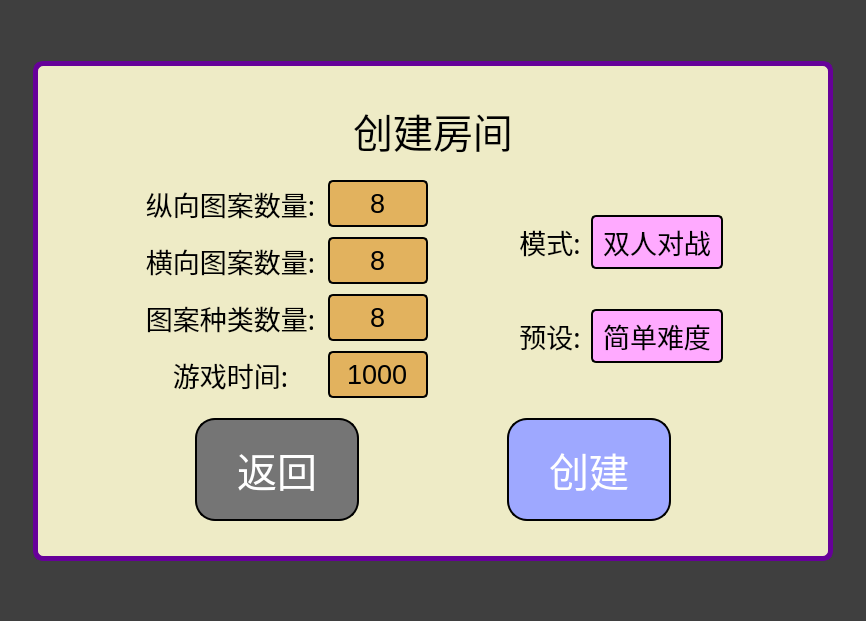
<?xml version="1.0" encoding="UTF-8"?>
<ui version="4.0">
 <class>CreateRoomWindowClass</class>
 <widget class="QWidget" name="CreateRoomWindowClass">
  <property name="geometry">
   <rect>
    <x>0</x>
    <y>0</y>
    <width>866</width>
    <height>621</height>
   </rect>
  </property>
  <property name="windowTitle">
   <string>CreateRoomWindow</string>
  </property>
  <property name="styleSheet">
   <string notr="true">background-color: rgba(0, 0, 0, 128);</string>
  </property>
  <layout class="QHBoxLayout" name="horizontalLayout_10">
   <property name="spacing">
    <number>0</number>
   </property>
   <property name="leftMargin">
    <number>0</number>
   </property>
   <property name="topMargin">
    <number>0</number>
   </property>
   <property name="rightMargin">
    <number>0</number>
   </property>
   <property name="bottomMargin">
    <number>0</number>
   </property>
   <item>
    <spacer name="horizontalSpacer_6">
     <property name="orientation">
      <enum>Qt::Horizontal</enum>
     </property>
     <property name="sizeHint" stdset="0">
      <size>
       <width>29</width>
       <height>20</height>
      </size>
     </property>
    </spacer>
   </item>
   <item>
    <layout class="QVBoxLayout" name="verticalLayout_5">
     <item>
      <spacer name="verticalSpacer_6">
       <property name="orientation">
        <enum>Qt::Vertical</enum>
       </property>
       <property name="sizeHint" stdset="0">
        <size>
         <width>20</width>
         <height>40</height>
        </size>
       </property>
      </spacer>
     </item>
     <item>
      <widget class="QWidget" name="widget" native="true">
       <property name="sizePolicy">
        <sizepolicy hsizetype="Fixed" vsizetype="Fixed">
         <horstretch>0</horstretch>
         <verstretch>0</verstretch>
        </sizepolicy>
       </property>
       <property name="minimumSize">
        <size>
         <width>800</width>
         <height>500</height>
        </size>
       </property>
       <property name="maximumSize">
        <size>
         <width>800</width>
         <height>500</height>
        </size>
       </property>
       <property name="styleSheet">
        <string notr="true">QWidget {
	background-color: rgb(238, 235, 198);
}
QWidget#widget {
	border: 5px solid rgb(102, 0, 153);
	border-radius: 10px;
}</string>
       </property>
       <layout class="QVBoxLayout" name="verticalLayout_4">
        <property name="spacing">
         <number>20</number>
        </property>
        <property name="leftMargin">
         <number>20</number>
        </property>
        <property name="topMargin">
         <number>40</number>
        </property>
        <property name="rightMargin">
         <number>20</number>
        </property>
        <property name="bottomMargin">
         <number>40</number>
        </property>
        <item>
         <widget class="QLabel" name="label_2">
          <property name="font">
           <font>
            <family>Minecraft AE</family>
            <pointsize>30</pointsize>
           </font>
          </property>
          <property name="styleSheet">
           <string notr="true"/>
          </property>
          <property name="text">
           <string>创建房间</string>
          </property>
          <property name="alignment">
           <set>Qt::AlignCenter</set>
          </property>
         </widget>
        </item>
        <item>
         <layout class="QHBoxLayout" name="horizontalLayout_7" stretch="1,0,1,0,1">
          <property name="spacing">
           <number>0</number>
          </property>
          <item>
           <spacer name="horizontalSpacer">
            <property name="orientation">
             <enum>Qt::Horizontal</enum>
            </property>
            <property name="sizeHint" stdset="0">
             <size>
              <width>40</width>
              <height>20</height>
             </size>
            </property>
           </spacer>
          </item>
          <item>
           <layout class="QVBoxLayout" name="verticalLayout">
            <property name="spacing">
             <number>0</number>
            </property>
            <item>
             <spacer name="verticalSpacer_2">
              <property name="orientation">
               <enum>Qt::Vertical</enum>
              </property>
              <property name="sizeHint" stdset="0">
               <size>
                <width>20</width>
                <height>40</height>
               </size>
              </property>
             </spacer>
            </item>
            <item>
             <widget class="QWidget" name="verticalWidget" native="true">
              <property name="sizePolicy">
               <sizepolicy hsizetype="MinimumExpanding" vsizetype="Preferred">
                <horstretch>0</horstretch>
                <verstretch>0</verstretch>
               </sizepolicy>
              </property>
              <property name="maximumSize">
               <size>
                <width>16777215</width>
                <height>16777215</height>
               </size>
              </property>
              <layout class="QVBoxLayout" name="verticalLayout_2">
               <property name="spacing">
                <number>10</number>
               </property>
               <property name="leftMargin">
                <number>0</number>
               </property>
               <property name="topMargin">
                <number>0</number>
               </property>
               <property name="rightMargin">
                <number>0</number>
               </property>
               <property name="bottomMargin">
                <number>0</number>
               </property>
               <item>
                <layout class="QHBoxLayout" name="horizontalLayout_3">
                 <property name="spacing">
                  <number>10</number>
                 </property>
                 <item>
                  <widget class="QLabel" name="label_5">
                   <property name="sizePolicy">
                    <sizepolicy hsizetype="Fixed" vsizetype="Preferred">
                     <horstretch>0</horstretch>
                     <verstretch>0</verstretch>
                    </sizepolicy>
                   </property>
                   <property name="minimumSize">
                    <size>
                     <width>175</width>
                     <height>0</height>
                    </size>
                   </property>
                   <property name="maximumSize">
                    <size>
                     <width>175</width>
                     <height>16777215</height>
                    </size>
                   </property>
                   <property name="font">
                    <font>
                     <family>Minecraft AE</family>
                     <pointsize>20</pointsize>
                    </font>
                   </property>
                   <property name="styleSheet">
                    <string notr="true"/>
                   </property>
                   <property name="text">
                    <string>纵向图案数量:</string>
                   </property>
                   <property name="alignment">
                    <set>Qt::AlignCenter</set>
                   </property>
                  </widget>
                 </item>
                 <item>
                  <widget class="QLineEdit" name="widthInput">
                   <property name="sizePolicy">
                    <sizepolicy hsizetype="Fixed" vsizetype="Fixed">
                     <horstretch>0</horstretch>
                     <verstretch>0</verstretch>
                    </sizepolicy>
                   </property>
                   <property name="minimumSize">
                    <size>
                     <width>100</width>
                     <height>0</height>
                    </size>
                   </property>
                   <property name="maximumSize">
                    <size>
                     <width>100</width>
                     <height>16777215</height>
                    </size>
                   </property>
                   <property name="font">
                    <font>
                     <pointsize>20</pointsize>
                    </font>
                   </property>
                   <property name="styleSheet">
                    <string notr="true">QLineEdit {
	background-color: rgb(226, 178, 94);
	border: 2px solid rgb(0, 0, 0);
	border-radius: 5px;
	padding: 5px 10px 5px 10px;
}
QLineEdit:hover {
	background-color: rgb(255, 218, 125);
}</string>
                   </property>
                   <property name="text">
                    <string>8</string>
                   </property>
                   <property name="alignment">
                    <set>Qt::AlignCenter</set>
                   </property>
                  </widget>
                 </item>
                </layout>
               </item>
               <item>
                <layout class="QHBoxLayout" name="horizontalLayout">
                 <property name="spacing">
                  <number>10</number>
                 </property>
                 <item>
                  <widget class="QLabel" name="label">
                   <property name="sizePolicy">
                    <sizepolicy hsizetype="Fixed" vsizetype="Preferred">
                     <horstretch>0</horstretch>
                     <verstretch>0</verstretch>
                    </sizepolicy>
                   </property>
                   <property name="minimumSize">
                    <size>
                     <width>175</width>
                     <height>0</height>
                    </size>
                   </property>
                   <property name="maximumSize">
                    <size>
                     <width>175</width>
                     <height>16777215</height>
                    </size>
                   </property>
                   <property name="font">
                    <font>
                     <family>Minecraft AE</family>
                     <pointsize>20</pointsize>
                    </font>
                   </property>
                   <property name="styleSheet">
                    <string notr="true"/>
                   </property>
                   <property name="text">
                    <string>横向图案数量:</string>
                   </property>
                   <property name="alignment">
                    <set>Qt::AlignCenter</set>
                   </property>
                  </widget>
                 </item>
                 <item>
                  <widget class="QLineEdit" name="heightInput">
                   <property name="sizePolicy">
                    <sizepolicy hsizetype="Fixed" vsizetype="Fixed">
                     <horstretch>0</horstretch>
                     <verstretch>0</verstretch>
                    </sizepolicy>
                   </property>
                   <property name="minimumSize">
                    <size>
                     <width>100</width>
                     <height>0</height>
                    </size>
                   </property>
                   <property name="maximumSize">
                    <size>
                     <width>100</width>
                     <height>16777215</height>
                    </size>
                   </property>
                   <property name="font">
                    <font>
                     <pointsize>20</pointsize>
                    </font>
                   </property>
                   <property name="styleSheet">
                    <string notr="true">QLineEdit {
	background-color: rgb(226, 178, 94);
	border: 2px solid rgb(0, 0, 0);
	border-radius: 5px;
	padding: 5px 10px 5px 10px;
}
QLineEdit:hover {
	background-color: rgb(255, 218, 125);
}</string>
                   </property>
                   <property name="text">
                    <string>8</string>
                   </property>
                   <property name="alignment">
                    <set>Qt::AlignCenter</set>
                   </property>
                  </widget>
                 </item>
                </layout>
               </item>
               <item>
                <layout class="QHBoxLayout" name="horizontalLayout_5">
                 <property name="spacing">
                  <number>10</number>
                 </property>
                 <item>
                  <widget class="QLabel" name="label_7">
                   <property name="sizePolicy">
                    <sizepolicy hsizetype="Fixed" vsizetype="Preferred">
                     <horstretch>0</horstretch>
                     <verstretch>0</verstretch>
                    </sizepolicy>
                   </property>
                   <property name="minimumSize">
                    <size>
                     <width>175</width>
                     <height>0</height>
                    </size>
                   </property>
                   <property name="maximumSize">
                    <size>
                     <width>175</width>
                     <height>16777215</height>
                    </size>
                   </property>
                   <property name="font">
                    <font>
                     <family>Minecraft AE</family>
                     <pointsize>20</pointsize>
                    </font>
                   </property>
                   <property name="styleSheet">
                    <string notr="true"/>
                   </property>
                   <property name="text">
                    <string>图案种类数量:</string>
                   </property>
                   <property name="alignment">
                    <set>Qt::AlignCenter</set>
                   </property>
                  </widget>
                 </item>
                 <item>
                  <widget class="QLineEdit" name="patternNumberInput">
                   <property name="sizePolicy">
                    <sizepolicy hsizetype="Fixed" vsizetype="Fixed">
                     <horstretch>0</horstretch>
                     <verstretch>0</verstretch>
                    </sizepolicy>
                   </property>
                   <property name="minimumSize">
                    <size>
                     <width>100</width>
                     <height>0</height>
                    </size>
                   </property>
                   <property name="maximumSize">
                    <size>
                     <width>100</width>
                     <height>16777215</height>
                    </size>
                   </property>
                   <property name="font">
                    <font>
                     <pointsize>20</pointsize>
                    </font>
                   </property>
                   <property name="styleSheet">
                    <string notr="true">QLineEdit {
	background-color: rgb(226, 178, 94);
	border: 2px solid rgb(0, 0, 0);
	border-radius: 5px;
	padding: 5px 10px 5px 10px;
}
QLineEdit:hover {
	background-color: rgb(255, 218, 125);
}</string>
                   </property>
                   <property name="text">
                    <string>8</string>
                   </property>
                   <property name="alignment">
                    <set>Qt::AlignCenter</set>
                   </property>
                  </widget>
                 </item>
                </layout>
               </item>
               <item>
                <layout class="QHBoxLayout" name="horizontalLayout_4">
                 <property name="spacing">
                  <number>10</number>
                 </property>
                 <item>
                  <widget class="QLabel" name="label_6">
                   <property name="sizePolicy">
                    <sizepolicy hsizetype="Fixed" vsizetype="Preferred">
                     <horstretch>0</horstretch>
                     <verstretch>0</verstretch>
                    </sizepolicy>
                   </property>
                   <property name="minimumSize">
                    <size>
                     <width>175</width>
                     <height>0</height>
                    </size>
                   </property>
                   <property name="maximumSize">
                    <size>
                     <width>175</width>
                     <height>16777215</height>
                    </size>
                   </property>
                   <property name="font">
                    <font>
                     <family>Minecraft AE</family>
                     <pointsize>20</pointsize>
                    </font>
                   </property>
                   <property name="styleSheet">
                    <string notr="true"/>
                   </property>
                   <property name="text">
                    <string>游戏时间:</string>
                   </property>
                   <property name="alignment">
                    <set>Qt::AlignCenter</set>
                   </property>
                  </widget>
                 </item>
                 <item>
                  <widget class="QLineEdit" name="timeInput">
                   <property name="sizePolicy">
                    <sizepolicy hsizetype="Fixed" vsizetype="Fixed">
                     <horstretch>0</horstretch>
                     <verstretch>0</verstretch>
                    </sizepolicy>
                   </property>
                   <property name="minimumSize">
                    <size>
                     <width>100</width>
                     <height>0</height>
                    </size>
                   </property>
                   <property name="maximumSize">
                    <size>
                     <width>100</width>
                     <height>16777215</height>
                    </size>
                   </property>
                   <property name="font">
                    <font>
                     <pointsize>20</pointsize>
                    </font>
                   </property>
                   <property name="styleSheet">
                    <string notr="true">QLineEdit {
	background-color: rgb(226, 178, 94);
	border: 2px solid rgb(0, 0, 0);
	border-radius: 5px;
	padding: 5px 10px 5px 10px;
}
QLineEdit:hover {
	background-color: rgb(255, 218, 125);
}</string>
                   </property>
                   <property name="text">
                    <string>1000</string>
                   </property>
                   <property name="alignment">
                    <set>Qt::AlignCenter</set>
                   </property>
                  </widget>
                 </item>
                </layout>
               </item>
              </layout>
             </widget>
            </item>
            <item>
             <spacer name="verticalSpacer">
              <property name="orientation">
               <enum>Qt::Vertical</enum>
              </property>
              <property name="sizeHint" stdset="0">
               <size>
                <width>20</width>
                <height>40</height>
               </size>
              </property>
             </spacer>
            </item>
           </layout>
          </item>
          <item>
           <spacer name="horizontalSpacer_2">
            <property name="orientation">
             <enum>Qt::Horizontal</enum>
            </property>
            <property name="sizeHint" stdset="0">
             <size>
              <width>40</width>
              <height>20</height>
             </size>
            </property>
           </spacer>
          </item>
          <item>
           <layout class="QVBoxLayout" name="verticalLayout_3">
            <item>
             <spacer name="verticalSpacer_3">
              <property name="orientation">
               <enum>Qt::Vertical</enum>
              </property>
              <property name="sizeHint" stdset="0">
               <size>
                <width>20</width>
                <height>40</height>
               </size>
              </property>
             </spacer>
            </item>
            <item>
             <layout class="QHBoxLayout" name="horizontalLayout_2">
              <property name="spacing">
               <number>10</number>
              </property>
              <item>
               <widget class="QLabel" name="label_4">
                <property name="font">
                 <font>
                  <family>Minecraft AE</family>
                  <pointsize>20</pointsize>
                 </font>
                </property>
                <property name="styleSheet">
                 <string notr="true"/>
                </property>
                <property name="text">
                 <string>模式:</string>
                </property>
                <property name="alignment">
                 <set>Qt::AlignCenter</set>
                </property>
               </widget>
              </item>
              <item>
               <widget class="QPushButton" name="modeButton">
                <property name="font">
                 <font>
                  <family>Minecraft AE</family>
                  <pointsize>20</pointsize>
                 </font>
                </property>
                <property name="styleSheet">
                 <string notr="true">QPushButton {
	background-color: rgb(255, 170, 255);
	border: 2px solid rgb(0, 0, 0);
	border-radius: 5px;
	padding: 5px 10px 5px 10px;
}
QPushButton:hover {
	background-color: rgb(248, 192, 255);
}
QPushButton:pressed {
	background-color: rgb(194, 129, 194);
}</string>
                </property>
                <property name="text">
                 <string>双人对战</string>
                </property>
               </widget>
              </item>
             </layout>
            </item>
            <item>
             <spacer name="verticalSpacer_4">
              <property name="orientation">
               <enum>Qt::Vertical</enum>
              </property>
              <property name="sizeHint" stdset="0">
               <size>
                <width>20</width>
                <height>40</height>
               </size>
              </property>
             </spacer>
            </item>
            <item>
             <layout class="QHBoxLayout" name="horizontalLayout_6">
              <property name="spacing">
               <number>10</number>
              </property>
              <item>
               <widget class="QLabel" name="label_8">
                <property name="font">
                 <font>
                  <family>Minecraft AE</family>
                  <pointsize>20</pointsize>
                 </font>
                </property>
                <property name="styleSheet">
                 <string notr="true"/>
                </property>
                <property name="text">
                 <string>预设:</string>
                </property>
                <property name="alignment">
                 <set>Qt::AlignCenter</set>
                </property>
               </widget>
              </item>
              <item>
               <widget class="QPushButton" name="levelButton">
                <property name="font">
                 <font>
                  <family>Minecraft AE</family>
                  <pointsize>20</pointsize>
                 </font>
                </property>
                <property name="styleSheet">
                 <string notr="true">QPushButton {
	background-color: rgb(255, 170, 255);
	border: 2px solid rgb(0, 0, 0);
	border-radius: 5px;
	padding: 5px 10px 5px 10px;
}
QPushButton:hover {
	background-color: rgb(248, 192, 255);
}
QPushButton:pressed {
	background-color: rgb(194, 129, 194);
}</string>
                </property>
                <property name="text">
                 <string>简单难度</string>
                </property>
               </widget>
              </item>
             </layout>
            </item>
            <item>
             <spacer name="verticalSpacer_5">
              <property name="orientation">
               <enum>Qt::Vertical</enum>
              </property>
              <property name="sizeHint" stdset="0">
               <size>
                <width>20</width>
                <height>40</height>
               </size>
              </property>
             </spacer>
            </item>
           </layout>
          </item>
          <item>
           <spacer name="horizontalSpacer_3">
            <property name="orientation">
             <enum>Qt::Horizontal</enum>
            </property>
            <property name="sizeHint" stdset="0">
             <size>
              <width>40</width>
              <height>20</height>
             </size>
            </property>
           </spacer>
          </item>
         </layout>
        </item>
        <item>
         <layout class="QHBoxLayout" name="horizontalLayout_9">
          <item>
           <spacer name="horizontalSpacer_8">
            <property name="orientation">
             <enum>Qt::Horizontal</enum>
            </property>
            <property name="sizeHint" stdset="0">
             <size>
              <width>40</width>
              <height>20</height>
             </size>
            </property>
           </spacer>
          </item>
          <item>
           <widget class="QPushButton" name="backButton">
            <property name="font">
             <font>
              <family>Minecraft AE</family>
              <pointsize>30</pointsize>
             </font>
            </property>
            <property name="styleSheet">
             <string notr="true">QPushButton {
	color: rgb(255, 255, 255);
	background-color: rgb(117, 117, 117);
	border: 2px solid rgb(0, 0, 0);
	border-radius: 20px;
	padding: 20px 40px 20px 40px;
}
QPushButton:hover {
	background-color: rgb(163, 163, 163);
}
QPushButton:pressed {
	background-color: rgb(58, 58, 58);
}</string>
            </property>
            <property name="text">
             <string>返回</string>
            </property>
           </widget>
          </item>
          <item>
           <spacer name="horizontalSpacer_4">
            <property name="orientation">
             <enum>Qt::Horizontal</enum>
            </property>
            <property name="sizeHint" stdset="0">
             <size>
              <width>40</width>
              <height>20</height>
             </size>
            </property>
           </spacer>
          </item>
          <item>
           <widget class="QPushButton" name="createRoomButton">
            <property name="font">
             <font>
              <family>Minecraft AE</family>
              <pointsize>30</pointsize>
             </font>
            </property>
            <property name="styleSheet">
             <string notr="true">QPushButton {
	color: rgb(255, 255, 255);
	background-color: rgb(158, 168, 255);
	border: 2px solid rgb(0, 0, 0);
	border-radius: 20px;
	padding: 20px 40px 20px 40px;
}
QPushButton:hover {
	background-color: rgb(194, 200, 255);
}
QPushButton:pressed {
	background-color: rgb(109, 117, 176);
}</string>
            </property>
            <property name="text">
             <string>创建</string>
            </property>
           </widget>
          </item>
          <item>
           <spacer name="horizontalSpacer_5">
            <property name="orientation">
             <enum>Qt::Horizontal</enum>
            </property>
            <property name="sizeHint" stdset="0">
             <size>
              <width>40</width>
              <height>20</height>
             </size>
            </property>
           </spacer>
          </item>
         </layout>
        </item>
       </layout>
      </widget>
     </item>
     <item>
      <spacer name="verticalSpacer_7">
       <property name="orientation">
        <enum>Qt::Vertical</enum>
       </property>
       <property name="sizeHint" stdset="0">
        <size>
         <width>20</width>
         <height>40</height>
        </size>
       </property>
      </spacer>
     </item>
    </layout>
   </item>
   <item>
    <spacer name="horizontalSpacer_7">
     <property name="orientation">
      <enum>Qt::Horizontal</enum>
     </property>
     <property name="sizeHint" stdset="0">
      <size>
       <width>29</width>
       <height>20</height>
      </size>
     </property>
    </spacer>
   </item>
  </layout>
 </widget>
 <layoutdefault spacing="6" margin="11"/>
 <resources/>
 <connections/>
</ui>
